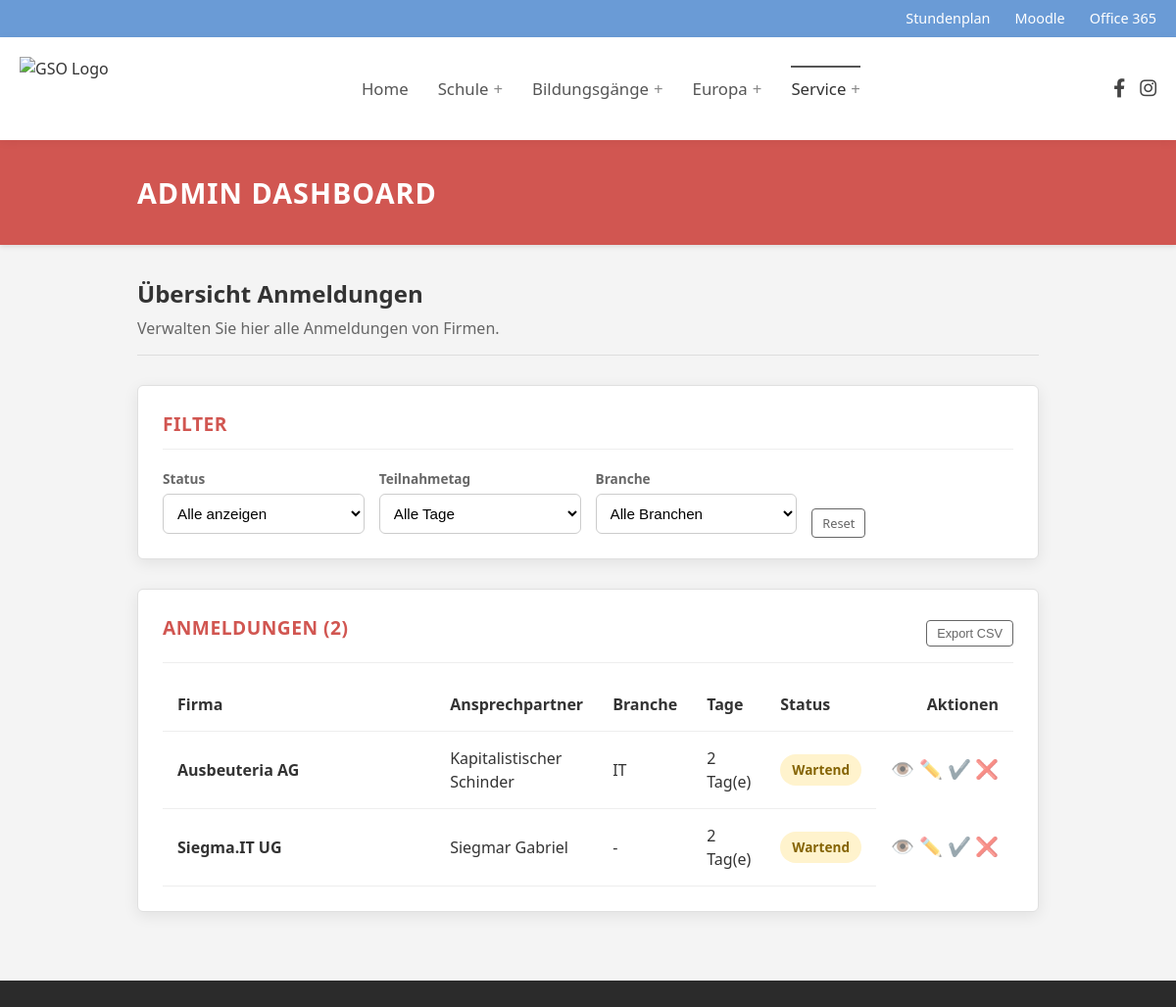
The page /dashboard (signed in, upper part) on the database as committed earlier.
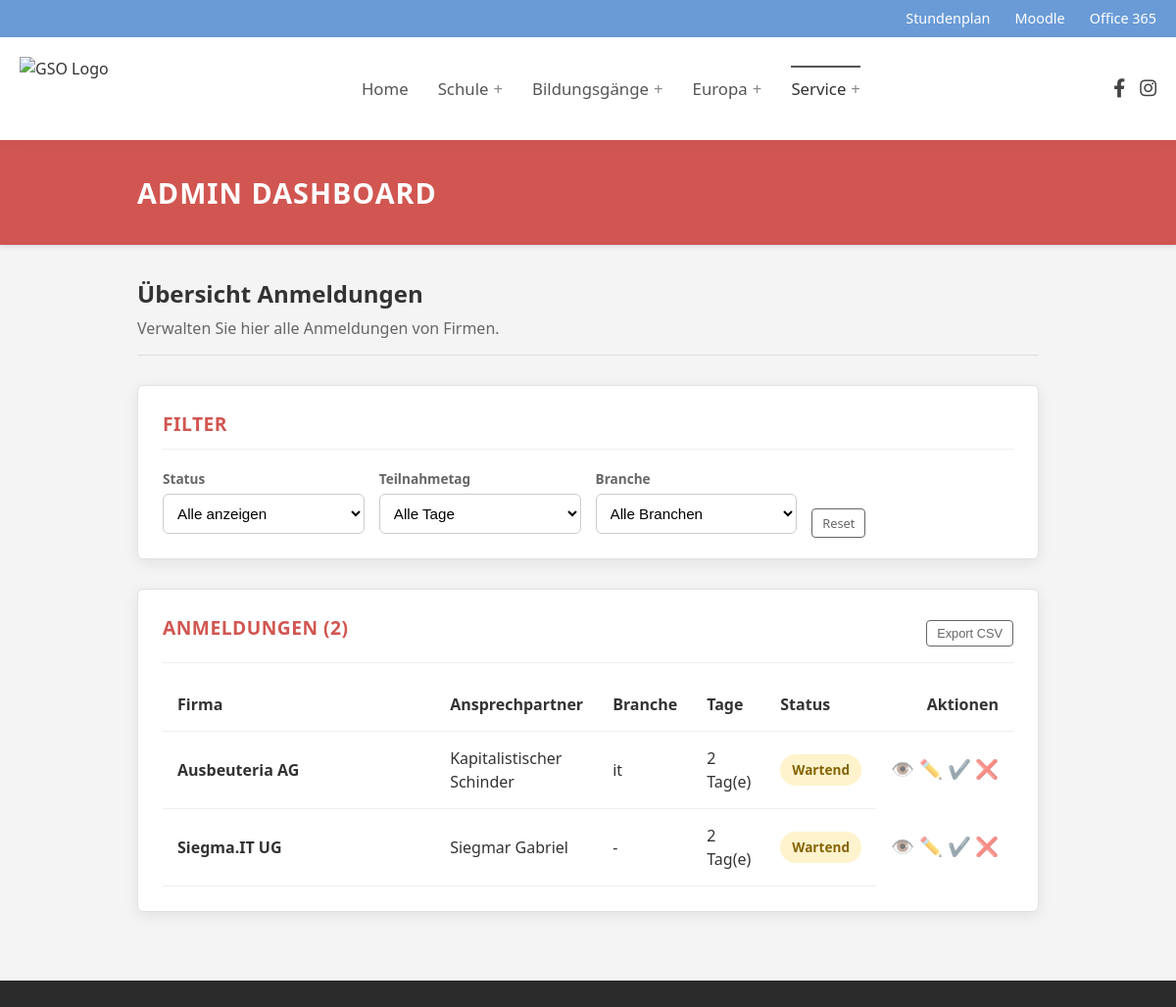
The same page on the database as committed later.
### database/models.py (models this page shows)
class Booking(Schema):
    __tablename__ = 'bookings'
    id = mapped_column(Integer, primary_key=True)
    user_id = mapped_column(Integer, ForeignKey('users.id'), nullable=False)
    event_year = mapped_column(Integer, nullable=False, default=datetime.now().year)
    first = mapped_column(Boolean, nullable=False, default=False)
    second = mapped_column(Boolean, nullable=False, default=False)
    status = mapped_column(Enum(BookingStatus), nullable=False, default=BookingStatus.pending)
    chairs_needed = mapped_column(Integer, nullable=False, default=0)
    tables_needed = mapped_column(Integer, nullable=False, default=0)
    remarks = mapped_column(String, nullable=True)
    presentation = mapped_column(String, nullable=True)
    user = relationship("User", back_populates="bookings")
    UniqueConstraint('user_id', 'event_year')

class User(Schema):
    __tablename__ = 'users'
    id = mapped_column(Integer, primary_key=True)
    name = mapped_column(String, nullable=False)
    industry = mapped_column(String, nullable=True)
    contact_person = mapped_column(String, nullable=True)
    phone = mapped_column(String, nullable=True)
    email = mapped_column(String, nullable=False, unique=True)
    street = mapped_column(String, nullable=True)
    zip = mapped_column(String, nullable=True)
    city = mapped_column(String, nullable=True)
    support_association = mapped_column(Boolean, nullable=False, default=False)
    is_admin = mapped_column(Boolean, nullable=False, default=False)
    tokens = relationship("Token", back_populates="user")
    bookings = relationship("Booking", back_populates="user")

### app.py (the view, shortened to what this page needs)
@app.route('/marketplace')
@app.route('/dashboard')
@login_required
def dashboard():
    this_year = datetime.now().year
    if current_user.is_admin:
        template = 'admin_dashboard.html'
        bookings = get_bookings(**transform_filters(request.args), event_year=this_year)
    return render_template(template, user=current_user, bookings=bookings)

### app.py (called while the page is built)
@login_manager.user_loader
def load_user(user_id) -> Optional[Authenticated[User]]:
    try:
        user_id = int(user_id)
        user_record = db.query(User).filter_by(id=user_id).one()
        return Authenticated(user_record)
    except Exception:
        print(f'[WARN] user id not found: {user_id}')
        return None

### auth.py (called while the page is built)
    def __getattr__(self, attr):
        return getattr(self.record, attr)

### db.py (called while the page is built)
def get_bookings(**filters):
    user_filters = dict()
    if filters.get('industry') is not None:
        user_filters['industry'] = filters.pop('industry')
    query = db.query(Booking).filter_by(**filters)
    query = query.join(User).filter_by(**user_filters)
    return [decorate(booking) for booking in query.all()]

def decorate(booking):
    booking.duration = booking.first + booking.second
    return booking

### templates/admin_dashboard.html (shortened to what this page needs)
{% extends "baseLayout.html" %}
{% block content %}
{% set booking_list = bookings|list %}
<div class="full-width-banner">
  <div class="banner-inner">
    <h1>Admin Dashboard</h1>
  </div>
</div>
<div class="dashboard-container">
  <div class="dashboard-intro">
    <h2 class="welcome-title">Übersicht Anmeldungen</h2>
    <p class="welcome-sub">Verwalten Sie hier alle Anmeldungen von Firmen.</p>
  </div>
  <section class="dash-card filter-card">
    <h3 class="card-title">Filter</h3>
    <form class="filter-grid" method="GET" action="{{ url_for('dashboard') }}">
      <div class="filter-group">
        <label for="filter-status">Status</label>
        <select id="filter-status" name="status" class="admin-select" onchange="this.form.submit()">
          <option value="all" {% if request.args.get('status') == 'all' or not request.args.get('status') %}selected{% endif %}>Alle anzeigen</option>
        </select>
      </div>
      <div class="filter-group">
        <label for="filter-day">Teilnahmetag</label>
        <select id="filter-day" name="day" class="admin-select" onchange="this.form.submit()">
          <option value="all" {% if request.args.get('day') == 'all' or not request.args.get('day') %}selected{% endif %}>Alle Tage</option>
        </select>
      </div>
      <div class="filter-group">
        <label for="filter-industry">Branche</label>
        <select id="filter-industry" name="industry" class="admin-select" onchange="this.form.submit()">
          <option value="all" {% if request.args.get('industry') == 'all' or not request.args.get('industry') %}selected{% endif %}>Alle Branchen</option>
        </select>
      </div>
      <div class="filter-actions">
        <a href="{{ url_for('dashboard') }}" class="btn-small-outline">
            Reset
        </a>
      </div>
    </form>
  </section>
  <section class="dash-card results-card">
    <div class="header-row">
      <h3 class="card-title" style="margin-bottom:0; border:none;">Anmeldungen ({{ booking_list|length }})</h3>
      <button class="btn-small-outline">Export CSV</button>
    </div>
    <div class="table-responsive">
      <table class="admin-table">
        <thead>
          <tr>
            <th>Firma</th>
            <th>Ansprechpartner</th>
            <th>Branche</th>
            <th>Tage</th>
            <th>Status</th>
            <th class="text-right">Aktionen</th>
          </tr>
        </thead>
        <tbody>
        {% for booking in booking_list %}
          <tr>
            <td data-label="Firma" class="fw-bold">{{ booking.user.name }}</td>
            <td data-label="Ansprechpartner">{{ booking.user.contact_person }}</td>
            <td data-label="Branche">{{ booking.user.industry if booking.user.industry else "-" }}</td>
            <td data-label="Dauer">{{ booking.duration }} Tag(e)</td>
            <td data-label="Status">
              <span class="status-badge status-{{ booking.status.name|lower }}">
                {{ booking.status.value }}
              </span>
            </td>
            <td data-label="Aktionen" class="text-right action-cell">
              <a href="/admin/booking/{{ booking.id }}" class="btn-icon" title="Details ansehen">
                👁️
              </a>
              <a href="/admin/booking/{{ booking.id }}/edit" class="btn-icon" title="Bearbeiten">
                ✏️
              </a>
              <form action="/admin/booking/{{ booking.id }}/confirm" method="POST" style="display:inline;">
                <button type="submit" class="btn-icon btn-approve" title="Anmeldung bestätigen">
                    ✔️
                </button>
              </form>
              <form action="/admin/booking/{{ booking.id }}/reject" method="POST" style="display:inline;" onsubmit="return confirm('Möchten Sie diese Anmeldung wirklich ablehnen?');">
                <button type="submit" class="btn-icon btn-reject" title="Anmeldung ablehnen">
                    ❌
                </button>
              </form>
            </td>
          </tr>
        {% endfor %}
        </tbody>
      </table>
    </div>
  </section>
</div>
{% endblock %}

Rows that differ between the two databases and show on the page:
changed through a linked row, Booking "Ausbeuteria AG": user "IT" → "it"
